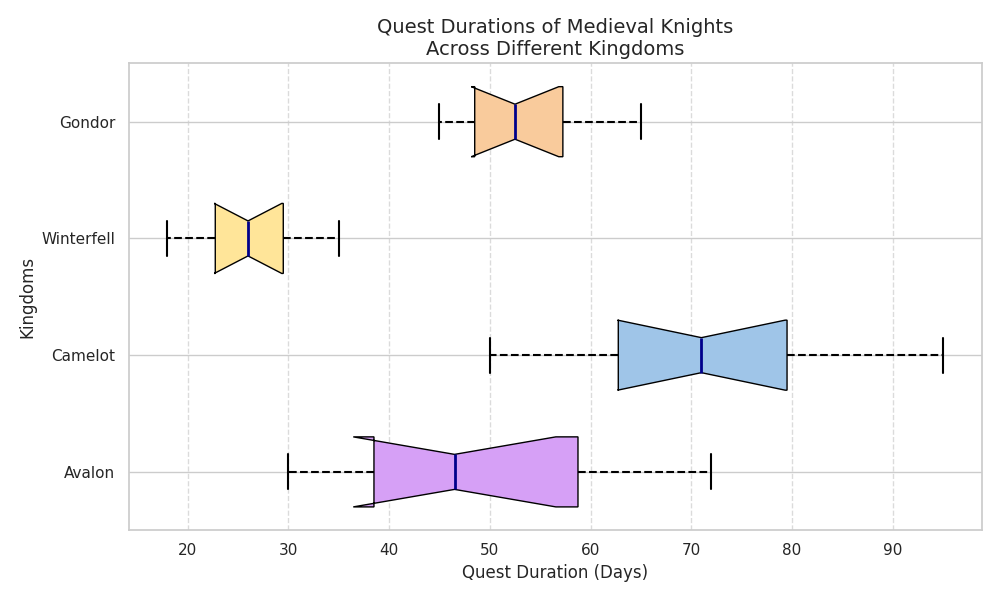

Recreate this plot in Python.
import matplotlib.pyplot as plt

avalon = [30, 45, 40, 38, 60, 72, 55, 48, 63, 35]
camelot = [50, 65, 62, 58, 80, 95, 82, 75, 78, 67]
winterfell = [20, 25, 22, 30, 18, 35, 25, 28, 33, 27]
gondor = [45, 50, 55, 52, 48, 65, 60, 58, 53, 47]

data = [avalon, camelot, winterfell, gondor]

kingdoms = ['Avalon', 'Camelot', 'Winterfell', 'Gondor']

fig, ax = plt.subplots(figsize=(10, 6))

bp = ax.boxplot(data, patch_artist=True, notch=True, vert=False, labels=kingdoms, widths=0.6)

colors = ['#d6a0f6', '#9fc5e8', '#ffe599', '#f9cb9c']
for patch, color in zip(bp['boxes'], colors):
    patch.set_facecolor(color)

for whisker in bp['whiskers']:
    whisker.set(color='black', linewidth=1.5, linestyle="--")
for cap in bp['caps']:
    cap.set(color='black', linewidth=1.5)
for median in bp['medians']:
    median.set(color='darkblue', linewidth=2)

ax.xaxis.grid(True, linestyle='--', alpha=0.7)
ax.set_title('Quest Durations of Medieval Knights\nAcross Different Kingdoms', fontsize=14)
ax.set_ylabel('Kingdoms', fontsize=12)
ax.set_xlabel('Quest Duration (Days)', fontsize=12)

plt.tight_layout()
plt.show()
